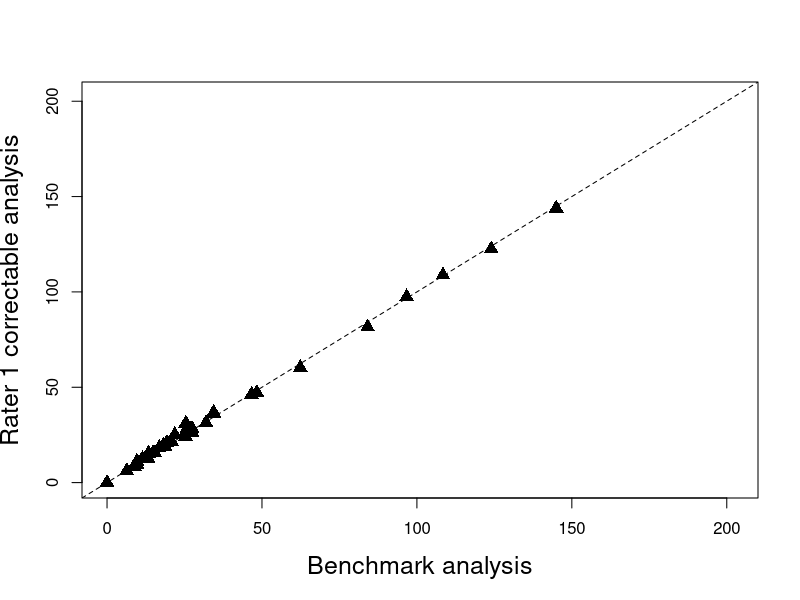
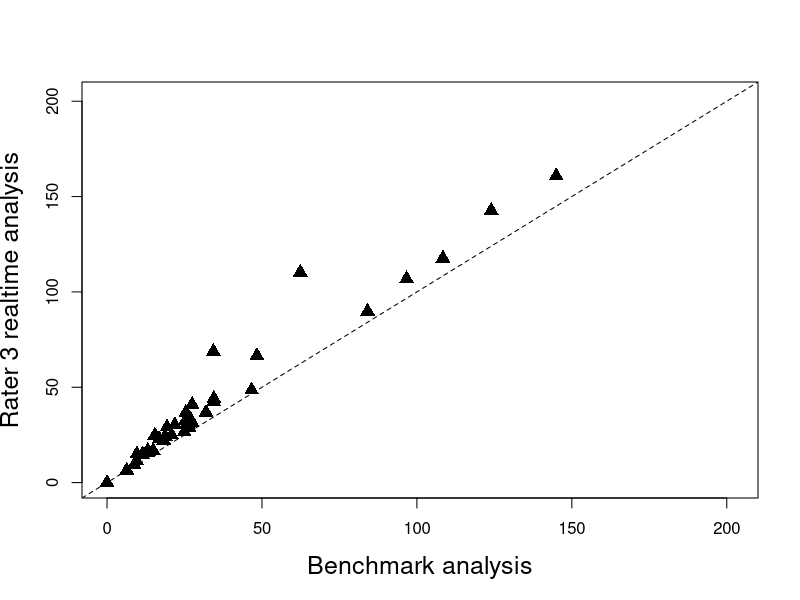
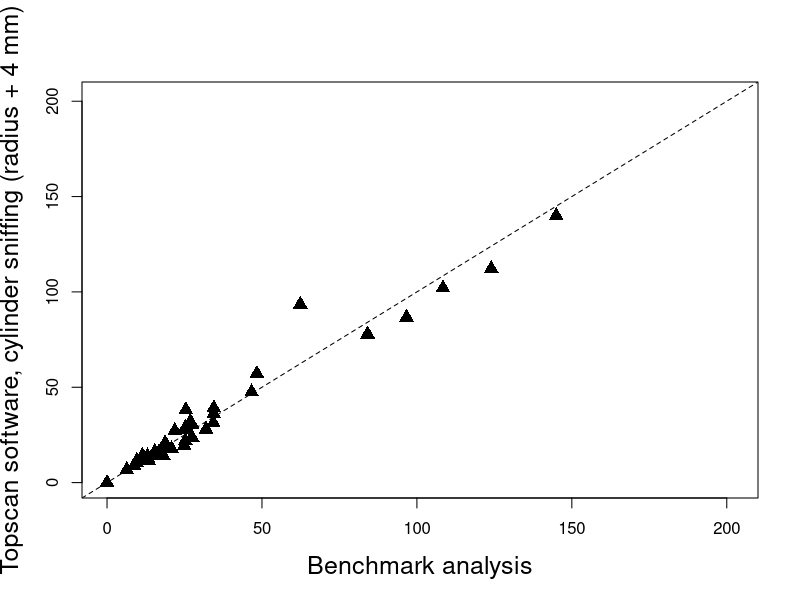
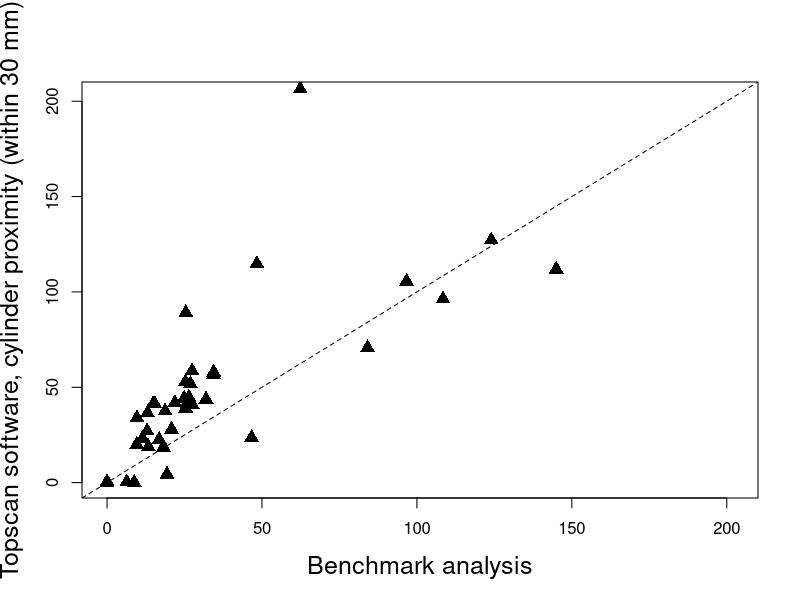

Generate these figures, in order, with R:
# Andrew Fairless, June 2010
# modified April 2015 for posting onto Github
# This script constructs the scatterplots for Figure 5 of Fairless et al 2011
# Fairless et al 2011, doi: 10.1002/ar.21318, PMID: 21905241, PMCID: PMC3176979

data = read.table("data.txt", header = TRUE)     
labels = read.table("labels.txt", header = FALSE, sep = "\t")    # axes labels	

pixeldimensions = 640	
axeslength = 202

# Figure 5a:  rater 1 correctable analysis vs. benchmark analysis
png(file = "figure5a.png", width = pixeldimensions, height = pixeldimensions)	
plot(data$r1halftime~data$r1goldrigor, ylim = c(0, axeslength), 
     xlim = c(0, axeslength), main = NULL, xlab = labels[1, 1], 
     ylab = labels[2, 1], pch = 17, cex = 1.5, cex.lab = 1.5)
abline(a = 0, b = 1, lty = 2)      # dotted line denoting y = x
dev.off()	

# Figure 5b:  rater 3 realtime analysis vs. benchmark analysis
png(file = "figure5b.png", width = pixeldimensions, height = pixeldimensions)     
plot(data$r3halftime~data$r1goldrigor, ylim = c(0, axeslength), 
     xlim = c(0, axeslength), main = NULL, xlab = labels[1, 1], 
     ylab = labels[3, 1], pch = 17, cex = 1.5, cex.lab = 1.5)
abline(a = 0, b = 1, lty = 2)      # dotted line denoting y = x
dev.off()	

# Figure 5c:  Topscan software, cylinder sniffing (radius + 4 mm) vs. benchmark analysis
png(file = "figure5c.png", width = pixeldimensions, height = pixeldimensions)     
plot(data$sniff4mm~data$r1goldrigor, ylim = c(0, axeslength), 
     xlim = c(0, axeslength), main = NULL, xlab = labels[1, 1], 
     ylab = labels[4, 1], pch = 17, cex = 1.5, cex.lab = 1.5)
abline(a = 0, b = 1, lty = 2)      # dotted line denoting y = x
dev.off()	

# Figure 5d:  Topscan software, cylinder proximity (within 30 mm)s vs. benchmark analysis
png(file = "figure5d.png", width = pixeldimensions, height = pixeldimensions)     
plot(data$xnear30mm~data$r1goldrigor, ylim = c(0, axeslength), 
     xlim = c(0, axeslength), main = NULL, xlab = labels[1, 1], 
     ylab = labels[5, 1], pch = 17, cex = 1.5, cex.lab = 1.5)
abline(a = 0, b = 1, lty = 2)      # dotted line denoting y = x
dev.off()	

# scatterplots to be subsequently combined into one figure with photo-editing software
